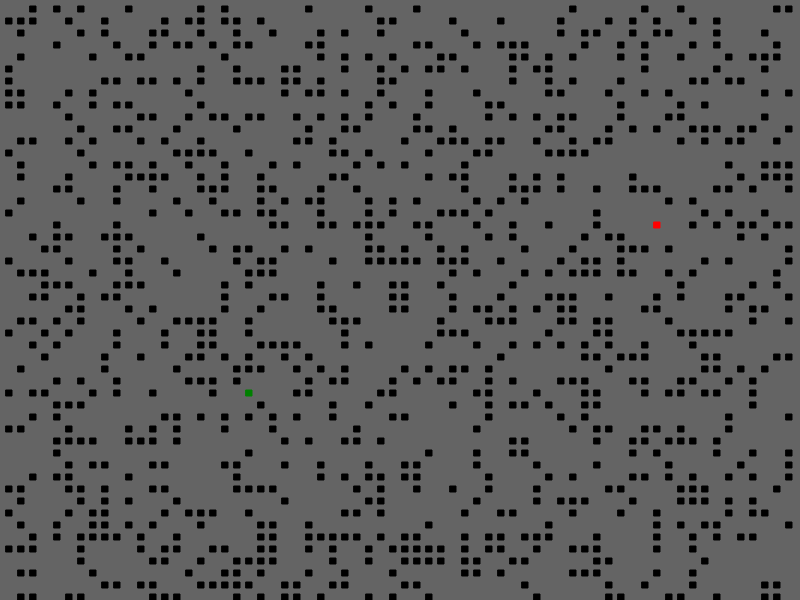
Frame 1 (no input)
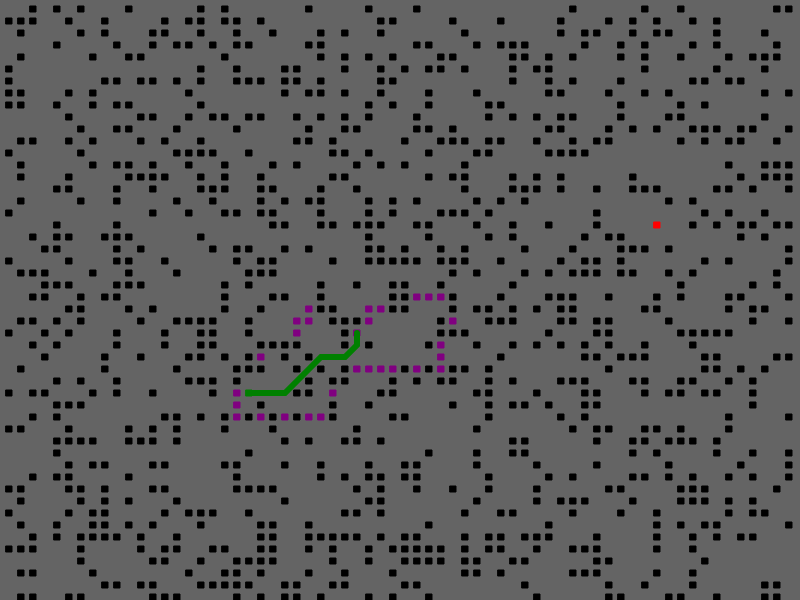
Frame 60 (no input)
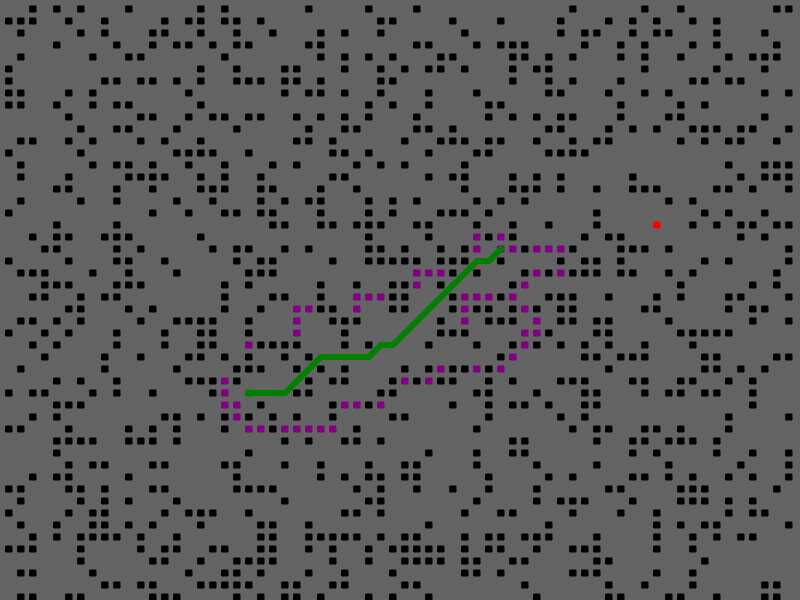
Frame 120 (the mouse pressed at the canvas centre since frame 60)

The p5.js sketch that drew these frames (run headless with seeded random() and noise() and a simulated clock; from frame 60 on, the mouse is pressed at the canvas centre):

// p5.js sketch
// ── sketch.js
let cols;
let rows;
let junctionSize = 3;
let scale = junctionSize * 4;

let grid;

let openSet;

let start;
let goal;

let wallChance = .3;

function setup() {
	createCanvas(800, 600);
	background(51);
	rectMode(CENTER);

	cols = floor(width / scale);
	rows = floor(height / scale);
	console.log("columns: " + cols);
	console.log("rows: " + rows);

	// create the 2d grid
	grid = new Array(cols);
	for (let i = 0; i < cols; i++) {
		grid[i] = new Array(rows);
	}

	// add junctions to the grid array
	for (let x = 0; x < grid.length; x++) {
		for (let y = 0; y < grid[x].length; y++) {
			grid[x][y] = new Junction(x, y, junctionSize, scale);
			if (random() < wallChance) {
				grid[x][y].wall = true;
			}
		}
	}

	// set starting and goal nodes, while they are the same, pick again
	do {
		goal = grid[floor(random(0, cols))][floor(random(0, rows))];
		start = grid[floor(random(0, cols))][floor(random(0, rows - 1))];
	} while (goal == start);

	// start and goal setup
	start.startSetup(goal);
	goal.isGoal = true;
	goal.wall = false;

	// initialize priority queue
	openSet = new MinHeap();
	openSet.insert(start);

	// heapTest();
}

function draw() {
	background(100);
	// draw the grid of junctions, if they are a wall or in openSet
	for (let x = 0; x < grid.length; x++) {
		for (let y = 0; y < grid[x].length; y++) {
			if (grid[x][y].wall || grid[x][y].openSet) {
				grid[x][y].show();
			}
		}
	}

	// draw start and goal
	start.show();
	goal.show();

	// A* logic
	if (openSet.array.length > 0) {
		let current = openSet.peak();

		// current.tipDebug = true;
		// current.show();
		// current.tipDebug = false;

		drawRoute(current);

		// check for completion
		if (current == goal) {
			console.log("goal reached");
			noLoop();
		}

		openSet.extract();
		// if (!openSet.isHeap(0)) {
		// 	console.log('heap fail on extract');
		// }

		current.openSet = false;

		let neighbors = getNeighbors(current);

		neighbors.forEach(n => {
			// tentative g score of this neighbor with current as parent
			let tentativeG = current.g + p5.Vector.dist(current.realPosition, n.realPosition);
			if (tentativeG < n.g && !n.wall) {
				n.parent = current;
				n.g = tentativeG;
				n.setH(goal);
				n.setF();
				if (!openSet.array.includes(n)) {
					openSet.insert(n);
					n.openSet = true;
					// if (!openSet.isHeap(0)) {
					// 	console.log('heap fail on insert');
					// }
				}
				else {
					openSet.update(n);
					// if (!openSet.isHeap(0)) {
					// 	console.log('heap fail on update');
					// }
				}
			}
		});
	}
	else {
		console.log('failure');
	}
}

/**
 * Backtracks from the junction parent recursively to build a route
 * @param {Junction} junction	The endpoint of the route.
 */
function drawRoute(junction) {
	let path = [];
	path.push(junction);

	while (junction.parent != null) {
		path.push(junction.parent);
		junction = junction.parent;
	}

	noFill();
	strokeWeight(6);
	stroke('green');
	beginShape();
	for (var i = 0; i < path.length; i++) {
		vertex(path[i].realPosition.x, path[i].realPosition.y);
	}
	endShape();
}

/**
 * Returns an array of Junctions which are the neighbors of the input Junction.
 * @param {Junction} current The current Junction to look at the neighbors of. 
 */
function getNeighbors(current) {
	let neighbors = [];
	let x = current.position.x;
	let y = current.position.y;

	// left, top, right, bottom
	if (x > 0) {
		neighbors.push(grid[x - 1][y])
	}
	if (y > 0) {
		neighbors.push(grid[x][y - 1])
	}
	if (x < cols - 1) {
		neighbors.push(grid[x + 1][y])
	}
	if (y < rows - 1) {
		neighbors.push(grid[x][y + 1])
	}

	// diagonals
	if (x > 0 && y > 0) {
		// top left
		neighbors.push(grid[x - 1][y - 1])
	}
	if (x < cols - 1 && y > 0) {
		neighbors.push(grid[x + 1][y - 1])
	}
	if (x < cols - 1 && y < rows - 1) {
		neighbors.push(grid[x + 1][y + 1])
	}
	if (x > 0 && y < rows - 1) {
		neighbors.push(grid[x - 1][y + 1])
	}

	// // highlights the neighbors of the current junction
	// neighbors.forEach(element => {
	// 	element.neighborDebug = true;
	// 	element.show();
	// 	element.neighborDebug = false;
	// });

	return neighbors;
}

let heap;
function heapTest() {
	heap = new MinHeap();
	// for (let i = 0; i < 5; i++) {
	// 	heap.insert(floor(random(0, 100)));
	// 	console.log(heap.isHeap(0));

	// }
	heap.insert(82);
	heap.insert(80);
	heap.insert(60);
	heap.insert(95);
	heap.insert(92);

	console.log(heap);
	console.log(heap.isHeap(0));
}
// ── Junction.js
/**
 * Class that represents a node in a A* pathfinding demo. Would have named it node, but it was trying to use node.js the server framework
 */
class Junction {
    constructor(x, y, size, scale) {
        // the x,y position in the grid
        this.position = createVector(x, y);

        this.size = size;
        this.scale = scale;
        this.margin = size * 3;

        // the x,y position in pixels
        this.realPosition = createVector(this.position.x * this.scale + this.margin, this.position.y * this.scale + this.margin);

        this.parent;

        this.isStart;
        this.isGoal;
        this.neighborDebug;
        this.tipDebug;
        this.openSet = false;
        this.wall = false;

        //f(n) = g(n) + h(n)
        //estimate from this node to goal
        this.h;
        //cost of path from parent to start
        this.g = Infinity;
        //g + h
        this.f = Infinity;
    }

    startSetup(goal) {
        this.isStart = true;
        this.wall = false;
        this.g = 0;
        this.setH(goal);
        this.f = this.h;
    }

    /**
     * Sets the heuristic estimate of the cost of current junction to goal.
     * @param {Junction} goal   The junction that is goal of the the A* algorithm.
     */
    setH(goal) {
        this.h = p5.Vector.dist(this.realPosition, goal.realPosition);
    }

    // // this is done in sketch.js
    // setG(parent) {
    //     this.g = p5.Vector.dist(this.realPosition, parent.realPosition) + parent.gCost;
    // }

    /**
     * Sets best case cost estimate for a junction. f(n) = g(n) + h(n)
     */
    setF() {
        try {
            if (this.g == null) throw "g score is null";
            if (this.h == null) throw "h score is null";
            this.f = this.g + this.h;
        } catch (error) {
            console.log("setF of " + this.position.x + " " + this.position.y + ", " + error);
        }
    }

    /**
     * Draws a rectangle to represent a junction. Color is based on internal flags.
     */
    show() {
        if (this.wall) {
            stroke('black')
            fill('black');
        }
        // else if (this.neighborDebug) {
        //     stroke('yellow');
        //     fill('yellow');
        // }
        // else if (this.tipDebug) {
        //     stroke('pink');
        //     fill('pink');
        // }
        else if (this.openSet) {
            stroke('purple');
            fill('purple');
        }
        else if (this.isStart) {
            stroke('green');
            fill('green');
        }
        else if (this.isGoal) {
            stroke('red')
            fill('red');
        }
        else {
            stroke('white')
            fill('white');
        }

        strokeWeight(1);
        rect(this.realPosition.x, this.realPosition.y, this.size * 2, this.size * 2);
    }

    /**
     * Returns the value of the best case cost estimate for a junction. f(n) = g(n) + h(n)
     */
    valueOf() {
        return this.f;
    }

    toString() {
        let str = '';
        str += this.position.x + ', ' + this.position.y + ': ' + this.f;

        return str;
    }

}
// ── minHeap.js
class MinHeap {
    constructor() {
        this.array = [];
    }

    /**
     * Compare item at given index to its parents and reorder if necessary.
     * @param {integer} index   Index of the item to bubble up.
     */
    bubbleUp(index) {
        let parentI = floor(((index - 1) / 2));
        if (+this.array[index] < +this.array[parentI]) {
            [this.array[index], this.array[parentI]] = [this.array[parentI], this.array[index]];
            this.bubbleUp(parentI);
        }
    }

    /**
     * Compare item at given index to its children and reorder if necessary.
     * @param {integer} index Index of the item to bubble down.
     */
    bubbleDown(index) {
        let leftChildI = 2 * index + 1;
        let rightChildI = 2 * index + 2;
        let smallChildI;

        // let iVal = +this.array[index];
        // let lVal = +this.array[leftChildI];
        // let rVal = +this.array[rightChildI];

        // get the index of the smaller child
        if (+this.array[leftChildI] < +this.array[rightChildI] || this.array[rightChildI] == null) {
            smallChildI = leftChildI;
        }
        else {
            smallChildI = rightChildI;
        }

        // let sVal = +this.array[smallChildI];

        if (+this.array[index] > +this.array[smallChildI]) {
            [this.array[index], this.array[smallChildI]] = [this.array[smallChildI], this.array[index]];
            // the larger item is now at the small child's index, so bubble down again
            this.bubbleDown(smallChildI);
        }
    }

    isHeap(i) {
        let leftChildI = 2 * i + 1;
        let rightChildI = 2 * i + 2;
        
        if (this.array[leftChildI] == null && this.array[rightChildI] == null) {
            return true;
        }

        if (this.array[rightChildI] == null) {
            return +this.array[i] <= +this.array[leftChildI];
        } else {
            if (+this.array[i] <= +this.array[leftChildI] && +this.array[i] <= +this.array[rightChildI]) {
                return this.isHeap(leftChildI) && this.isHeap(rightChildI);
            } else {
                console.log('i: ' + i + '  left: ' + leftChildI + '  right: ' + rightChildI);
                return false;
            }
        }
    }

    /**
     * Update only works when an item value is lowered as is.
     * @param {Any item in the list to update} item  The item to update.
     */
    update(item) {
        let index = this.array.indexOf(item);
        //this.bubbleDown(index);
        this.bubbleUp(index);
    }

    insert(input) {
        this.array.push(input);
        let index = this.array.length - 1;
        this.bubbleUp(index);
    }

    extract() {
        if (this.array.length === 1) {
            return this.array.pop();
        }

        let min = this.array[0];
        this.array[0] = this.array.pop();
        this.bubbleDown(0);
        return min;
    }

    peak() {
        return this.array[0];
    }
}
